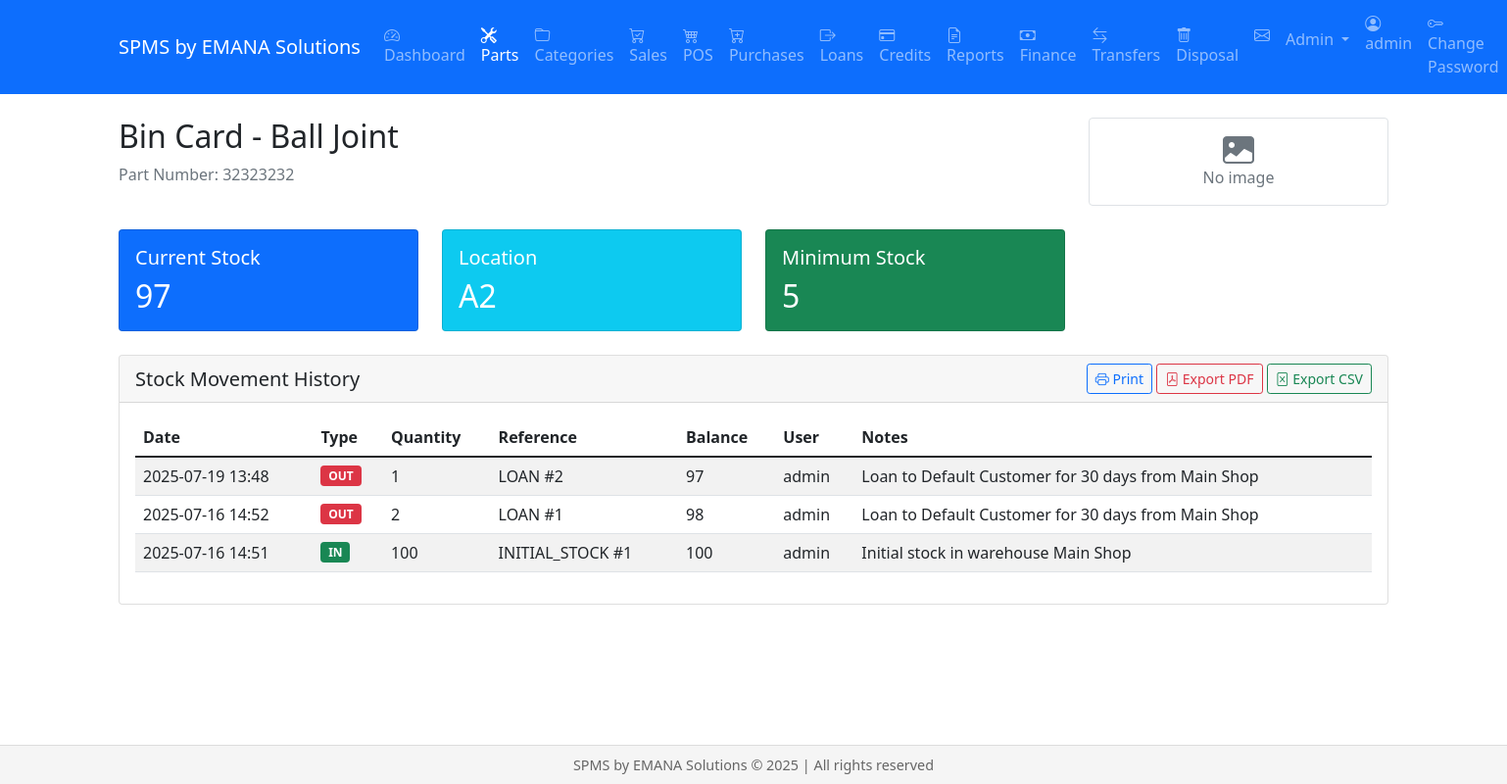
Page /parts/1/bincard (signed in) on the earlier database version.
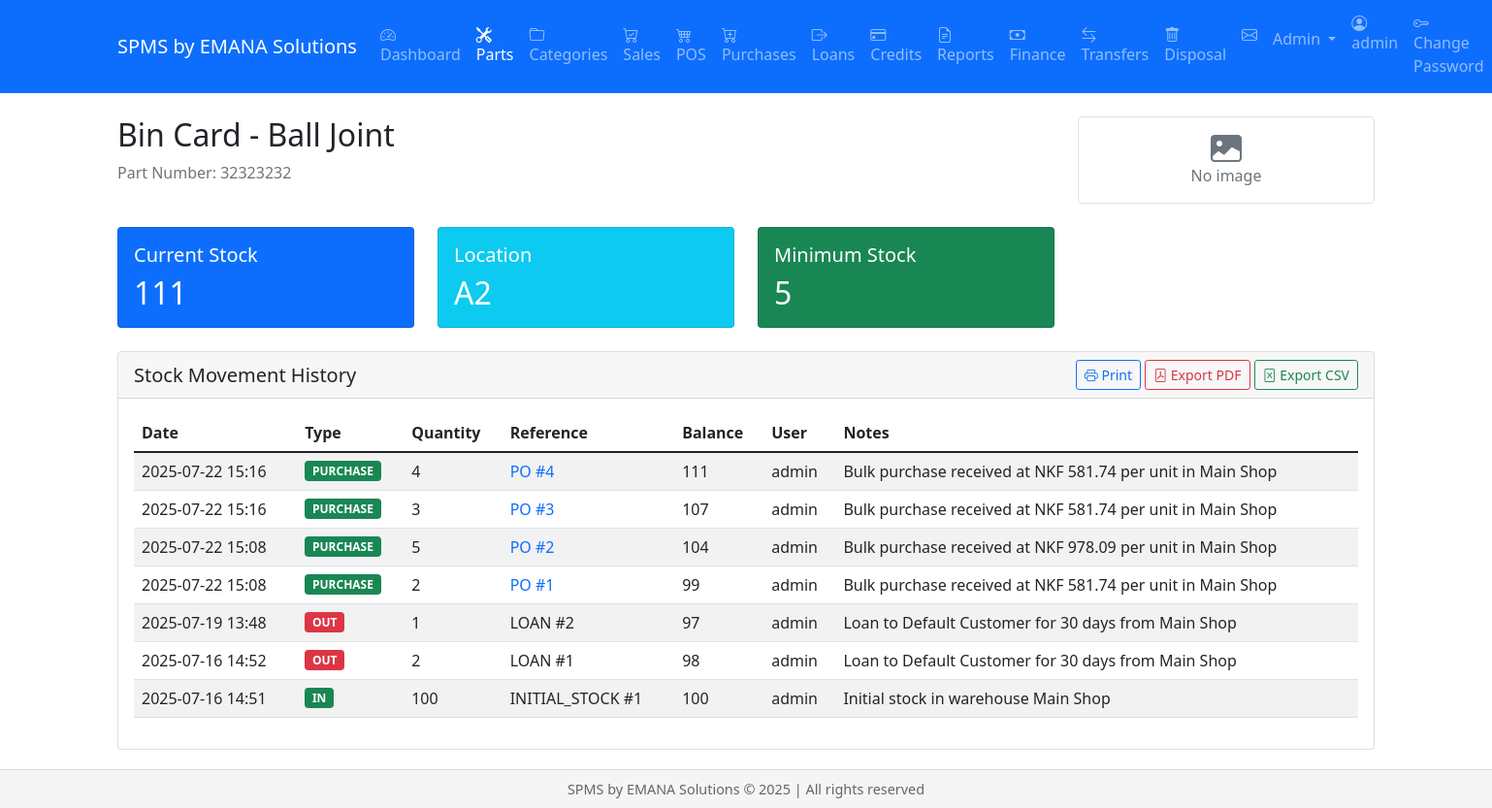
Same page on the later database version.
### models.py (models this page shows, shortened)
class Part(db.Model):
    __tablename__ = 'parts'
    id = db.Column(db.Integer, primary_key=True)
    part_number = db.Column(db.String(100), unique=True, nullable=False)
    name = db.Column(db.String(200), nullable=False)
    description = db.Column(db.Text)
    stock_level = db.Column(db.Integer, default=0)
    cost_price = db.Column(db.Float, default=0.0)
    selling_price = db.Column(db.Float, default=0.0)
    location = db.Column(db.String(100))
    manufacturer = db.Column(db.String(100), nullable=False)
    quality_level = db.Column(db.String(20), nullable=False)
    code = db.Column(db.String(100))
    substitute_part_number = db.Column(db.String(100))  # Changed from make
    min_stock = db.Column(db.Integer, default=0)  # Added minimum stock level
    weight = db.Column(db.Float)
    height = db.Column(db.Float)
    length = db.Column(db.Float)
    width = db.Column(db.Float)
    color = db.Column(db.String(50))
    image_url = db.Column(db.String(255))
    unit = db.Column(db.String(20))  # piece, set, box
    min_price = db.Column(db.Float)
    max_price = db.Column(db.Float)
    cost_price = db.Column(db.Float)  # Average cost price
    category_id = db.Column(db.Integer, db.ForeignKey('category.id'))
    supplier_id = db.Column(db.Integer, db.ForeignKey('supplier.id'))
    warranty_period = db.Column(db.Integer)  # in months
    barcode = db.Column(db.String(100), unique=True)
    created_at = db.Column(db.DateTime, default=datetime.utcnow)
    updated_at = db.Column(db.DateTime, onupdate=datetime.utcnow)
    cost_price_dirham = db.Column(db.Float, default=0.0)

class BinCard(db.Model):
    id = db.Column(db.Integer, primary_key=True)
    date = db.Column(db.DateTime, nullable=False, default=datetime.utcnow)
    part_id = db.Column(db.Integer, db.ForeignKey('parts.id'), nullable=False)  # Changed from 'part.id' to 'parts.id'
    transaction_type = db.Column(db.String(20), nullable=False)  # 'in' or 'out'
    quantity = db.Column(db.Integer, nullable=False)
    reference_type = db.Column(db.String(20), nullable=False)  # 'purchase', 'sale', 'loan', 'return', etc.
    reference_id = db.Column(db.Integer, nullable=False)
    balance = db.Column(db.Integer, nullable=False)
    user_id = db.Column(db.Integer, db.ForeignKey('user.id'), nullable=False)
    notes = db.Column(db.String(200))
    warehouse_id = db.Column(db.Integer, db.ForeignKey('warehouse.id'), nullable=True)  # Fixed table name from 'warehouses' to 'warehouse'
    part = db.relationship('Part',
                         backref=db.backref('bincard_entries', lazy=True),
                         foreign_keys=[part_id],
                         primaryjoin='BinCard.part_id == Part.id')
    user = db.relationship('User',
                         backref=db.backref('bincard_entries', lazy=True),
                         foreign_keys=[user_id],
                         primaryjoin='BinCard.user_id == User.id')
    warehouse = db.relationship('Warehouse',  # Add warehouse relationship
                              backref=db.backref('bincard_entries', lazy=True),
                              foreign_keys=[warehouse_id],
                              primaryjoin='BinCard.warehouse_id == Warehouse.id')

class User(db.Model, UserMixin):
    id = db.Column(db.Integer, primary_key=True)
    username = db.Column(db.String(80), unique=True, nullable=False)
    email = db.Column(db.String(120), unique=True, nullable=False)
    password_hash = db.Column(db.String(256))
    role = db.Column(db.String(20), default='staff')  # admin, manager, staff
    created_at = db.Column(db.DateTime, default=datetime.utcnow)
    active = db.Column(db.Boolean, default=True)  # Renamed from is_active to active
    fs_uniquifier = db.Column(db.String(64), unique=True, nullable=False)
    confirmed_at = db.Column(db.DateTime, nullable=True, default=None)
    roles = db.relationship('Role', secondary=roles_users, backref=db.backref('users', lazy='dynamic'))
    @property
    def is_authenticated(self):
        return True
    @property
    def is_active(self):
        return self.active  # Now returns the active column value

### views/parts.py (the view)
@parts.route('/parts/<int:part_id>/bincard')
@login_required
def view_bincard(part_id):
    part = Part.query.get_or_404(part_id)
    entries = BinCard.query.filter_by(part_id=part_id).order_by(BinCard.date.desc()).all()
    return render_template('parts/bincard.html',
                         part=part,
                         entries=entries)

### templates/parts/bincard.html (shortened to what the changed rows need)
{% extends "base.html" %}
{% block content %}
<div class="container">
    <div class="row mb-4">
        <div class="col-md-9">
            <h2>Bin Card - {{ part.name }}</h2>
            <p class="text-muted">Part Number: {{ part.part_number }}</p>
        </div>
    </div>
    <div class="row mb-4">
        <div class="col-md-3">
            <div class="card bg-primary text-white">
                <div class="card-body">
                    <h5 class="card-title">Current Stock</h5>
                    <h2 class="card-text">{{ part.stock_level }}</h2>
                </div>
            </div>
        </div>
        <div class="col-md-3">
            <div class="card bg-info text-white">
                <div class="card-body">
                    <h5 class="card-title">Location</h5>
                    <h2 class="card-text">{{ part.location }}</h2>
                </div>
            </div>
        </div>
        <div class="col-md-3">
            <div class="card bg-success text-white">
                <div class="card-body">
                    <h5 class="card-title">Minimum Stock</h5>
                    <h2 class="card-text">{{ part.min_stock }}</h2>
                </div>
            </div>
        </div>
    </div>
    <div class="card">
        <div class="card-body">
            <div class="table-responsive">
                <table class="table table-striped table-hover">
                    <thead>
                        <tr>
                            <th>Date</th>
                            <th>Type</th>
                            <th>Quantity</th>
                            <th>Reference</th>
                            <th>Balance</th>
                            <th>User</th>
                            <th>Notes</th>
                        </tr>
                    </thead>
                    <tbody>
                        {% for entry in entries %}
                        <tr>
                            <td>{{ entry.date.strftime('%Y-%m-%d %H:%M') }}</td>
                            <td>
                                {% if entry.transaction_type == 'in' %}
                                    {% if entry.reference_type == 'purchase' %}
                                        <span class="badge bg-success">PURCHASE</span>
                                    {% elif entry.reference_type == 'return_from_customer' %}
                                        <span class="badge bg-info">RETURN IN</span>
                                    {% elif entry.reference_type == 'adjustment' %}
                                        <span class="badge bg-warning">ADJUST IN</span>
                                    {% else %}
                                        <span class="badge bg-success">IN</span>
                                    {% endif %}
                                {% else %}
                                    {% if entry.reference_type == 'sale' %}
                                        <span class="badge bg-danger">SALE</span>
                                    {% elif entry.reference_type == 'return_to_supplier' %}
                                        <span class="badge bg-info">RETURN OUT</span>
                                    {% elif entry.reference_type == 'adjustment' %}
                                        <span class="badge bg-warning">ADJUST OUT</span>
                                    {% else %}
                                        <span class="badge bg-danger">OUT</span>
                                    {% endif %}
                                {% endif %}
                            </td>
                            <td>{{ entry.quantity }}</td>
                            <td>
                                {% if entry.reference_type == 'purchase' %}
                                    <span class="text-primary">PO #{{ entry.reference_id }}</span>
                                {% elif entry.reference_type == 'sale' %}
                                    <a href="{{ url_for('sales.view_sale', sale_id=entry.reference_id) }}">
                                        SO #{{ entry.reference_id }}
                                    </a>
                                {% else %}
                                    {{ entry.reference_type.upper() }} #{{ entry.reference_id }}
                                {% endif %}
                            </td>
                            <td>{{ entry.balance }}</td>
                            <td>{{ entry.user.username }}</td>
                            <td>{{ entry.notes or '' }}</td>
                        </tr>
                        {% else %}
                        <tr>
                            <td colspan="7" class="text-center">No movement history found.</td>
                        </tr>
                        {% endfor %}
                    </tbody>
                </table>
            </div>
        </div>
    </div>
</div>
{% endblock %}

Differences in the rows shown:
changed Part "Ball Joint": stock_level "97" → "111"
added BinCard: date "2025-07-22 15:16", transaction_type "PURCHASE", quantity "4", reference_id "4", balance "111", user.username "admin", notes "Bulk purchase received at NKF 581.74 per unit in Main Shop"
added BinCard: date "2025-07-22 15:16", transaction_type "PURCHASE", quantity "3", reference_id "3", balance "107", user.username "admin", notes "Bulk purchase received at NKF 581.74 per unit in Main Shop"
added BinCard: date "2025-07-22 15:08", transaction_type "PURCHASE", quantity "5", reference_id "2", balance "104", user.username "admin", notes "Bulk purchase received at NKF 978.09 per unit in Main Shop"
added BinCard: date "2025-07-22 15:08", transaction_type "PURCHASE", quantity "2", reference_id "1", balance "99", user.username "admin", notes "Bulk purchase received at NKF 581.74 per unit in Main Shop"
